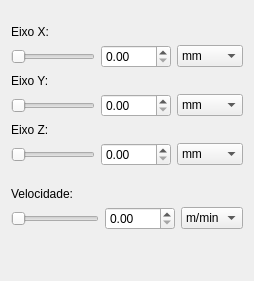
        <widget class="QWidget" name="tab_2">
         <attribute name="title">
          <string>Posição Fixa</string>
         </attribute>
         <layout class="QVBoxLayout" name="verticalLayout_2">
          <item>
           <spacer name="verticalSpacer">
            <property name="orientation">
             <enum>Qt::Vertical</enum>
            </property>
            <property name="sizeHint" stdset="0">
             <size>
              <width>20</width>
              <height>14</height>
             </size>
            </property>
           </spacer>
          </item>
          <item>
           <layout class="QGridLayout" name="gridLayout_3">
            <item row="2" column="0">
             <widget class="QLabel" name="label_3">
              <property name="text">
               <string>Eixo Y:</string>
              </property>
             </widget>
            </item>
            <item row="3" column="2">
             <widget class="QComboBox" name="yposUnitComboBox">
              <item>
               <property name="text">
                <string>mm</string>
               </property>
              </item>
              <item>
               <property name="text">
                <string>cm</string>
               </property>
              </item>
              <item>
               <property name="text">
                <string>m</string>
               </property>
              </item>
              <item>
               <property name="text">
                <string>pulsos</string>
               </property>
              </item>
              <item>
               <property name="text">
                <string>&quot;</string>
               </property>
              </item>
             </widget>
            </item>
            <item row="3" column="1">
             <widget class="QDoubleSpinBox" name="ypositionSpinBox"/>
            </item>
            <item row="3" column="0">
             <widget class="QSlider" name="ypositionSlider">
              <property name="orientation">
               <enum>Qt::Horizontal</enum>
              </property>
             </widget>
            </item>
            <item row="5" column="1">
             <widget class="QDoubleSpinBox" name="zpositionSpinBox"/>
            </item>
            <item row="5" column="0">
             <widget class="QSlider" name="zpositionSlider">
              <property name="orientation">
               <enum>Qt::Horizontal</enum>
              </property>
             </widget>
            </item>
            <item row="5" column="2">
             <widget class="QComboBox" name="zposUnitComboBox">
              <item>
               <property name="text">
                <string>mm</string>
               </property>
              </item>
              <item>
               <property name="text">
                <string>cm</string>
               </property>
              </item>
              <item>
               <property name="text">
                <string>m</string>
               </property>
              </item>
              <item>
               <property name="text">
                <string>pulsos</string>
               </property>
              </item>
              <item>
               <property name="text">
                <string>&quot;</string>
               </property>
              </item>
             </widget>
            </item>
            <item row="1" column="0">
             <widget class="QSlider" name="xpositionSlider">
              <property name="orientation">
               <enum>Qt::Horizontal</enum>
              </property>
             </widget>
            </item>
            <item row="1" column="1">
             <widget class="QDoubleSpinBox" name="xpositionSpinBox">
              <property name="minimumSize">
               <size>
                <width>70</width>
                <height>0</height>
               </size>
              </property>
             </widget>
            </item>
            <item row="1" column="2">
             <widget class="QComboBox" name="xposUnitComboBox">
              <item>
               <property name="text">
                <string>mm</string>
               </property>
              </item>
              <item>
               <property name="text">
                <string>cm</string>
               </property>
              </item>
              <item>
               <property name="text">
                <string>m</string>
               </property>
              </item>
              <item>
               <property name="text">
                <string>pulsos</string>
               </property>
              </item>
              <item>
               <property name="text">
                <string>&quot;</string>
               </property>
              </item>
             </widget>
            </item>
            <item row="0" column="0">
             <widget class="QLabel" name="label_2">
              <property name="text">
               <string>Eixo X:</string>
              </property>
             </widget>
            </item>
            <item row="4" column="0">
             <widget class="QLabel" name="label_4">
              <property name="text">
               <string>Eixo Z:</string>
              </property>
             </widget>
            </item>
           </layout>
          </item>
          <item>
           <spacer name="verticalSpacer_2">
            <property name="orientation">
             <enum>Qt::Vertical</enum>
            </property>
            <property name="sizeHint" stdset="0">
             <size>
              <width>20</width>
              <height>15</height>
             </size>
            </property>
           </spacer>
          </item>
          <item>
           <layout class="QGridLayout" name="gridLayout_2">
            <item row="1" column="0">
             <widget class="QSlider" name="speedSlider">
              <property name="maximum">
               <number>300</number>
              </property>
              <property name="orientation">
               <enum>Qt::Horizontal</enum>
              </property>
             </widget>
            </item>
            <item row="0" column="0">
             <widget class="QLabel" name="label">
              <property name="text">
               <string>Velocidade:</string>
              </property>
             </widget>
            </item>
            <item row="1" column="2">
             <widget class="QComboBox" name="speedUnitComboBox">
              <item>
               <property name="text">
                <string>m/min</string>
               </property>
              </item>
              <item>
               <property name="text">
                <string>mm/s</string>
               </property>
              </item>
              <item>
               <property name="text">
                <string>rpm</string>
               </property>
              </item>
              <item>
               <property name="text">
                <string>rps</string>
               </property>
              </item>
             </widget>
            </item>
            <item row="1" column="1">
             <widget class="QDoubleSpinBox" name="speedSpinBox">
              <property name="minimumSize">
               <size>
                <width>70</width>
                <height>0</height>
               </size>
              </property>
             </widget>
            </item>
           </layout>
          </item>
          <item>
           <spacer name="verticalSpacer_6">
            <property name="orientation">
             <enum>Qt::Vertical</enum>
            </property>
            <property name="sizeHint" stdset="0">
             <size>
              <width>20</width>
              <height>40</height>
             </size>
            </property>
           </spacer>
          </item>
         </layout>
        </widget>
